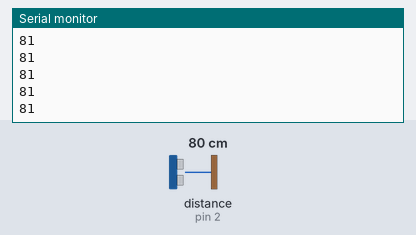
The sketch below on a simulated Teensy 3. Shown: the last lines printed to the serial monitor. The test bench sets the inputs (shaded band); at power-on: distance to the obstacle (sensor on pin 2) 80 cm. The echo pulse lasts 58.3 µs per cm.

Above: at 1.2 s.
1.3 s: distance to the obstacle (sensor on pin 2) set to 2 cm
At 1.34 s:
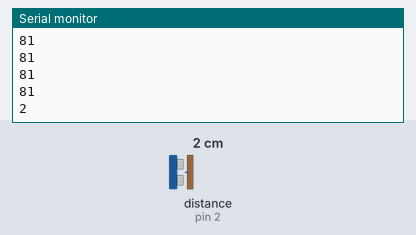
2.8 s: distance to the obstacle (sensor on pin 2) set to 4 cm
At 2.81 s:
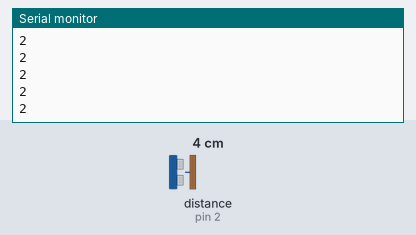
Timing chart, 0 to 5.8 s (numbered marks = the images above; inputs shaded):
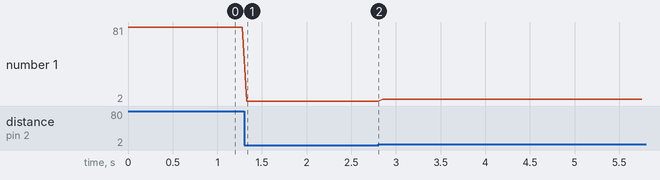

The sketch:

PollingByNewPing.ino
```cpp
// Опрос датчика расстояния с помощью библиотеки NewPing
// PollingByNewPing.ino

#define HC_TRIG 3
#define HC_ECHO 2

#include "NewPing.h"
// указываем пины и макс. расстояние в сантиметрах
NewPing sonar(HC_TRIG, HC_ECHO, 100);
void setup()
{
  Serial.begin(9600);       // для связи
}

void loop()
{
  // получаем и выводим
  Serial.println(sonar.ping_cm());
  delay(50);
}
```

Measured:
- after the input at 1.3 s, the serial monitor: prints a new line at once (image 1)
- plotted number 1: 81 → 2 after the input at 1.3 s, 2 → 4 after the input at 2.8 s
